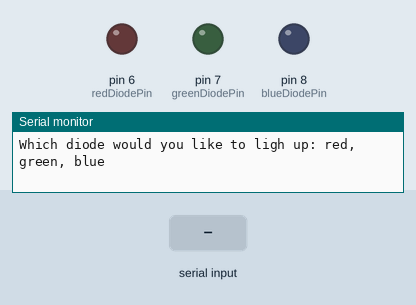
This sketch was run on a simulated Arduino Uno, built with avr-gcc and run on an emulated ATmega328P. On the bench: output pins drawn as LEDs (lit = HIGH), the last lines printed to the serial monitor. Inputs (shaded band) come from the test bench.

Above: at 1.2 s.
1.3 s: "red" received over Serial
At 3.2 s:
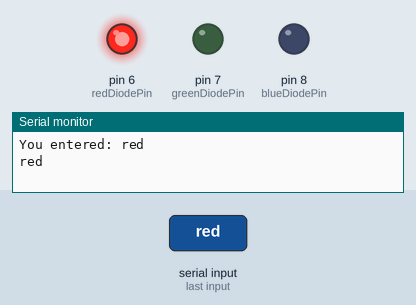
3.8 s: "green" received over Serial
At 5.2 s:
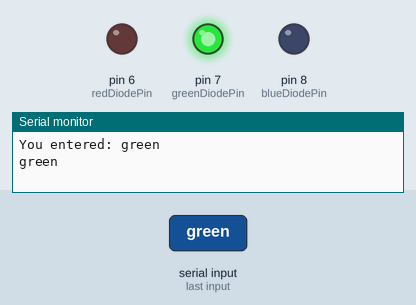
6.3 s: "blue" received over Serial
At 8.2 s:
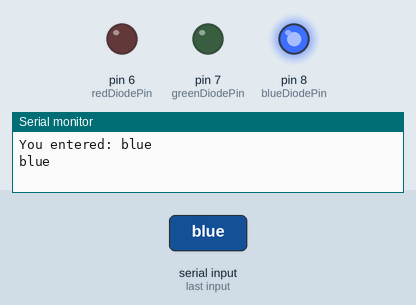
8.8 s: "1" received over Serial
At 10.2 s:
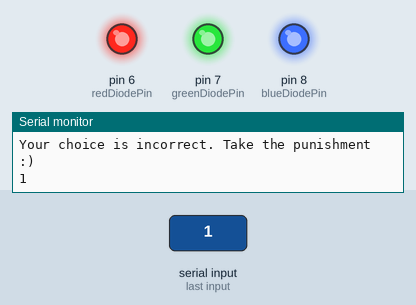
Timing chart, 0 to 11.8 s (numbered marks = the images above; inputs shaded):
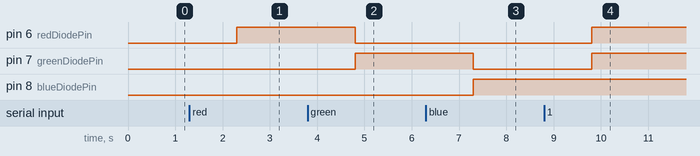

Measured:
- after the input at 1.3 s, pin 6 (redDiodePin): LOW → HIGH after 1.0 s
- after the input at 3.8 s, pin 6 (redDiodePin): HIGH → LOW after 1.0 s; pin 7 (greenDiodePin): LOW → HIGH after 1.0 s
- after the input at 6.3 s, pin 7 (greenDiodePin): HIGH → LOW after 1.0 s; pin 8 (blueDiodePin): LOW → HIGH after 1.0 s
- after the input at 8.8 s, pin 6 (redDiodePin), pin 7 (greenDiodePin): LOW → HIGH after 1.0 s

The sketch:

ard.ino
```cpp
String userAnswer;
int redDiodePin = 6;
int greenDiodePin = 7;
int blueDiodePin = 8;

void setup() {
  Serial.begin(9600);
  pinMode(redDiodePin,OUTPUT);
  pinMode(greenDiodePin,OUTPUT);
  pinMode(blueDiodePin,OUTPUT);
}

void loop() {
  Serial.println("Which diode would you like to ligh up: red, green, blue");
  while (Serial.available() == 0) {  }

  userAnswer = Serial.readString();
  userAnswer.trim();
   Serial.print("You entered: ");
  Serial.println(userAnswer);
  if (userAnswer == "red") {
    digitalWrite(redDiodePin, HIGH);
    digitalWrite(greenDiodePin, LOW);
    digitalWrite(blueDiodePin, LOW);
  } else if (userAnswer == "green") {
    digitalWrite(greenDiodePin, HIGH);
    digitalWrite(blueDiodePin, LOW);
    digitalWrite(redDiodePin, LOW);
  } else if (userAnswer == "blue") {
    digitalWrite(blueDiodePin, HIGH);
    digitalWrite(redDiodePin, LOW);
    digitalWrite(greenDiodePin, LOW);
  } else {
    Serial.println("Your choice is incorrect. Take the punishment :) ");
    digitalWrite(redDiodePin, HIGH);
    digitalWrite(greenDiodePin, HIGH);
    digitalWrite(blueDiodePin, HIGH);
  }

  Serial.println(userAnswer);
  delay(1000);
}
```
